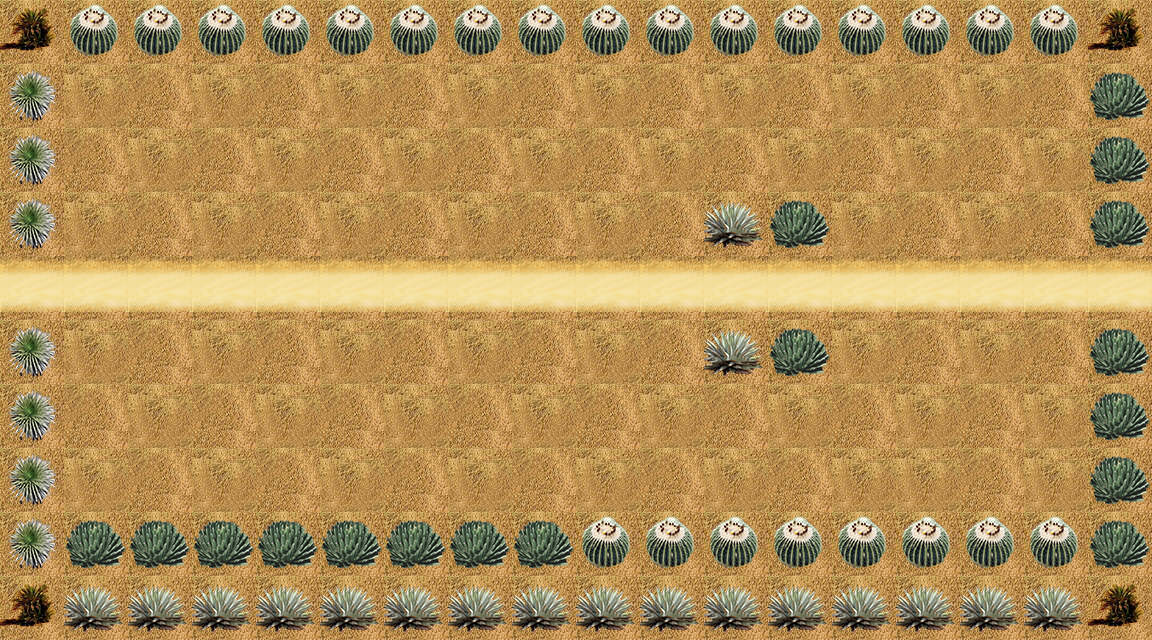

This game map was drawn from its Tiled (.tmx) file and the tilesets committed beside it. A one-line description and the trimmed map source follow:
An orthogonal 18x10 tile map with 64x64 px tiles, 1 tile layer (Background) and 6 objects (Waypoint0, Waypoint3, Waypoint1, Waypoint2, PWaypoint0, ...).

<map version="1.0" orientation="orthogonal" width="18" height="10" tilewidth="64" tileheight="64">
 <tileset firstgid="1" name="ShaMoMap" tilewidth="64" tileheight="64">
  <image source="ShaMoMap-hd.png" width="320" height="384" />
  <tile id="6">
   <properties>
    <property name="buildable" value="1" />
   </properties>
  </tile>
  <tile id="14">
   <properties>
    <property name="buildable" value="1" />
   </properties>
  </tile>
  <tile id="29">
   <properties>
    <property name="buildable" value="1" />
   </properties>
  </tile>
 </tileset>
 <layer name="Background" width="18" height="10">
  <data>[180 cells, 180 non-empty, 8 distinct tile ids]</data>
 </layer>
 <objectgroup name="Objects" width="18" height="10">
  <object name="Waypoint0" x="-28" y="286" />
  <object name="Waypoint3" x="1178" y="286" />
  <object name="Waypoint1" x="334" y="286" />
  <object name="Waypoint2" x="748" y="286" />
 </objectgroup>
 <objectgroup name="PObjects" width="18" height="10">
  <object name="PWaypoint0" x="-30" y="482" />
  <object name="PWaypoint1" x="1180" y="482" />
 </objectgroup>
</map>
